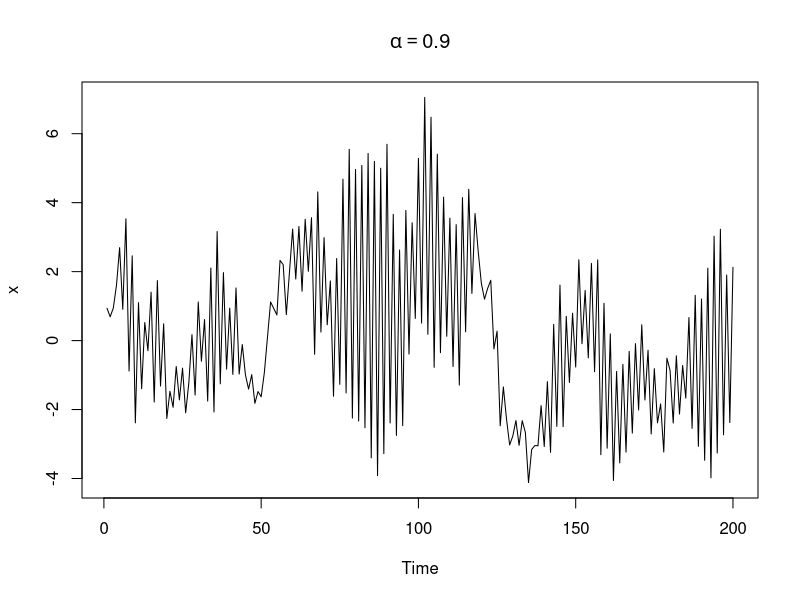
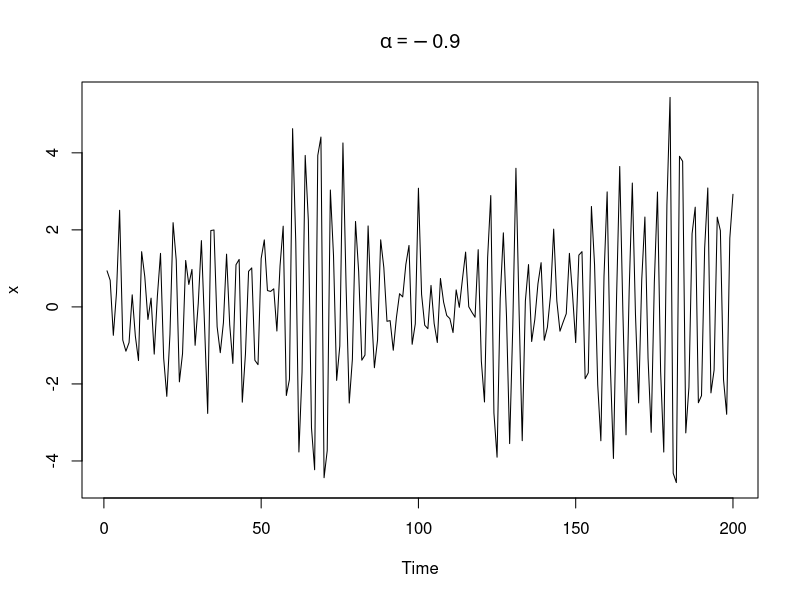
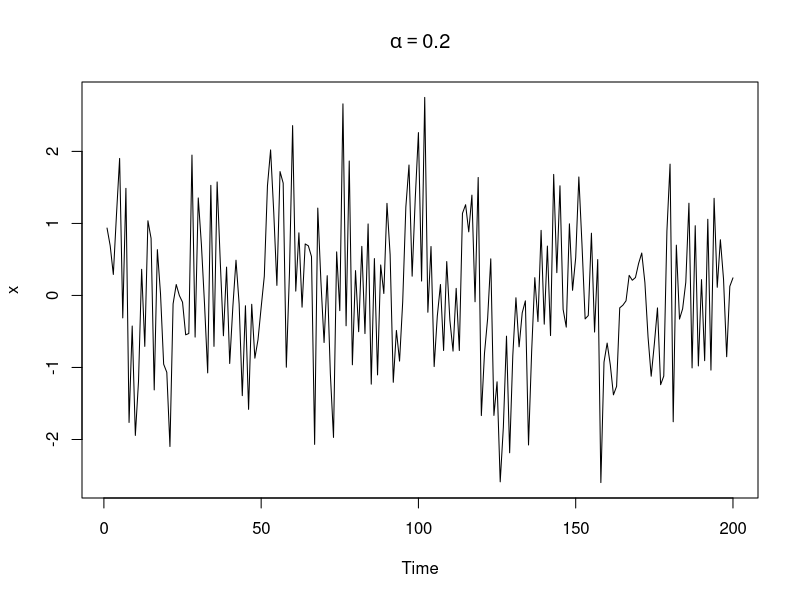

The R script that drew these images, in order: (Note: this script raises an error after producing the figures.)
w=rnorm(200)
x=filter(w, sides=1, c(0,0.9), method = "recursive")
plot.ts(x, main=expression(alpha==0.9))
x=filter(w, sides=1, c(0,-0.9),method = "recursive")
plot.ts(x, main=expression(alpha==-0.9))
x=filter(w, sides=1, c(0,0.2),method = "recursive")
plot.ts(x, main=expression(alpha==0.2))



rho=acf(soi, 5, type="correlation", plot=T)
print(rho)
par(mfrow=c(2,1))
plot(lag(soi,-1), soi, main='lag1', cex=0.5)
plot(lag(soi,-5), soi, main='lag5', cex=0.5)

x1=rnorm(12)
y1=filter(x1,sides=2,filter=c(0.2,0.5,0.2))[c(-1,-12)]
acf(y1,lag.max=5, plot=F)

x1=rnorm(1002)
y1=filter(x1,sides=2,filter=c(0.2,0.5,0.2))[c(-1,-1002)]
acf(y1,lag.max=5, plot=F)



par(mfrow=c(3,1))
plot(cmort, main="Cardiovascular Mortality", xlab="", ylab="")
plot(tempr, main="Temperature", xlab="", ylab="")
plot(part, main="Particulates", xlab="", ylab="")
temp=tempr-mean(tempr)
df=data.frame(temp=as.numeric(temp), cmort, Time=time(cmort), part)
res=lm(cmort~Time+part+poly(temp,2), data=df)
summary(res)
AIC(res)
BIC(res)

step(res)

resd=residuals(res)
resTS=ts(resd, start = c(1970,1), end=c(1979,40), frequency=52)
plot.ts(resTS)

fish=ts.intersect(rec,soi1=lag(soi, -1), soi2=lag(soi,-2), soi3=lag(soi,-3),
                  soi4=lag(soi,-4),soi5=lag(soi,-5), soi6=lag(soi,-6), dframe = T)
fit1=lm(rec~soi1+soi2+soi3+soi4+soi5+soi6, data=fish, na.action = NULL)
summary(fit1)
plot(resid(fit1))

plot.ts(chicken)

fit = lm(chicken~time(chicken), na.action=NULL) # regress chicken on time
par(mfrow=c(2,1))
plot(resid(fit), type="l", main="detrended")
plot(diff(chicken), type="l", main="first difference")
par(mfrow=c(3,1)) # plot ACFs
acf(chicken, 48, main="chicken")
acf(resid(fit), 48, main="detrended")
acf(diff(chicken), 48, main="first difference")

par(mfrow=c(2,1))
plot(jj)
plot(log(jj))


par(mfrow=c(2,1))
plot(soi)
plot(rec)

lag2.plot(soi, rec,8)

wgts=c(rep(1/13,13))
soif=filter(soi, sides=2, filter=wgts)
plot(soi)
lines(soif,lwd=2, col=4)

plot(soi)
lines(ksmooth(time(soi), soi, "normal", bandwidth=1), lwd=2, col=4)


